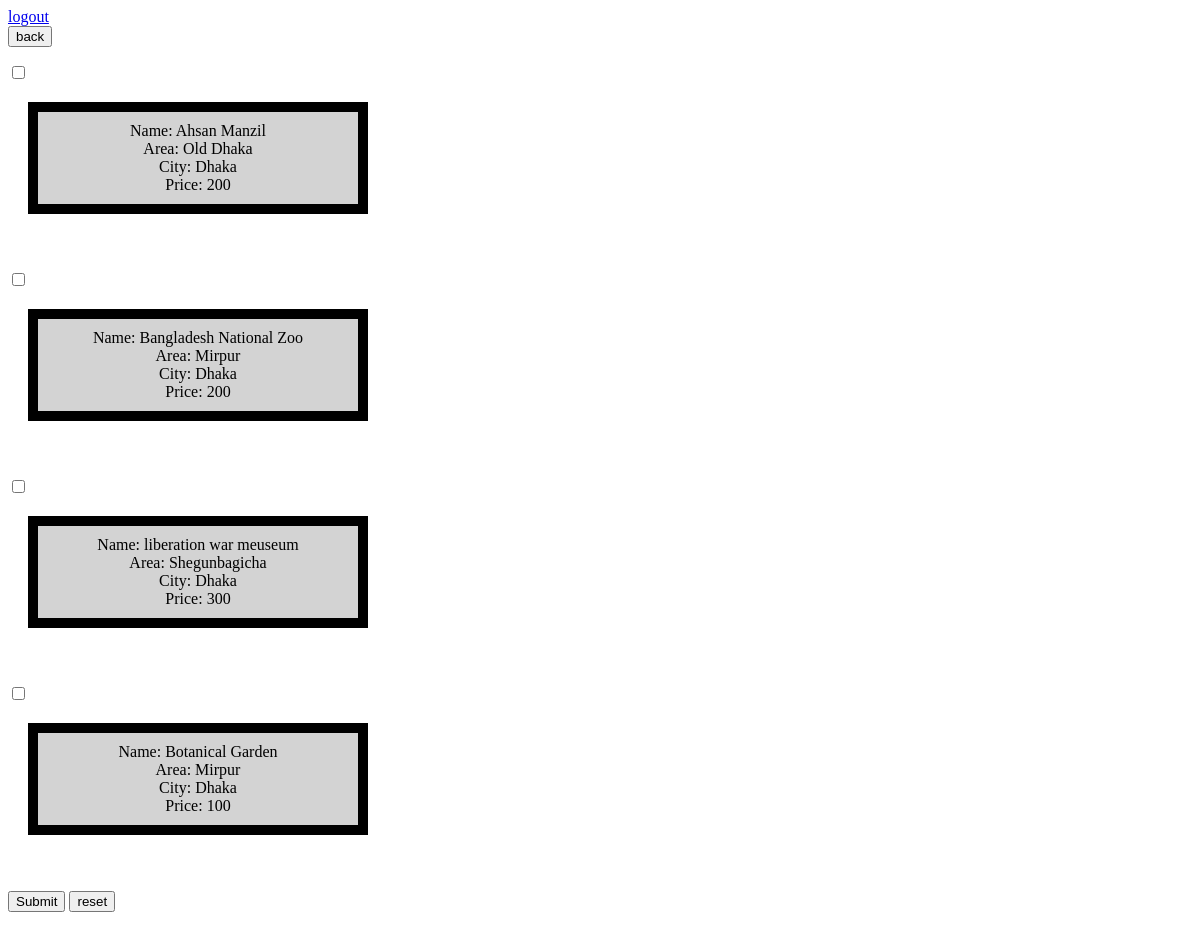
The page /travel/71dhaka.php on the database its author committed.
### tables this page shows
CREATE TABLE `tourist_places` (
  `id` int(50) NOT NULL,
  `Name` varchar(225) NOT NULL,
  `Area` varchar(500) NOT NULL,
  `City` varchar(225) NOT NULL,
  `Price` double NOT NULL,
  `pic_id` int(50) DEFAULT NULL
);

### travel/71dhaka.php (the view, shortened to what this page needs)
 <a href="70logout1.php">logout  </a>
<form  method="post" action ="7allcity.php">
        <button  >back</button>
        </form>
 <form action="72check.php" method="post">
<?php
include("dbconnection.php");
$query_s= "SELECT * FROM `tourist_places` WHERE `City` = 'Dhaka' ";
$run_query  = mysqli_query($con, $query_s);
while($r=mysqli_fetch_assoc($run_query)){    ?>
   <input type="checkbox" name="places[]" value="<?php echo $r['Name']; ?>">  <head>
</head>
<body>
<div align="center">  <?php
     echo "Name: ".$r['Name'] ;  echo "<br>";
                echo   "Area: ".$r['Area'] ; echo "<br>";
                echo   "City: ".$r['City'] ; echo "<br>";
                                    echo   "Price: ".$r['Price'] ; echo "<br>";
    ?> </div>
     </body> </html> <br><br>
 <?php
}
?>
   <input type="submit" name="submit" value="Submit" />
<input type="reset" name="reset" value="reset" />
 </form>

### travel/71dhaka.php (style rules this page uses)
div { background-color: lightgrey; width: 300px; border: 10px solid Black; padding: 10px; margin: 20px; }

### rows shown on the page
tourist_places: Name "Ahsan Manzil", Area "Old Dhaka", City "Dhaka", Price "200"
tourist_places: Name "Bangladesh National Zoo", Area "Mirpur", City "Dhaka", Price "200"
tourist_places: Name "liberation war meuseum", Area "Shegunbagicha", City "Dhaka", Price "300"
tourist_places: Name "Botanical Garden", Area "Mirpur", City "Dhaka", Price "100"
